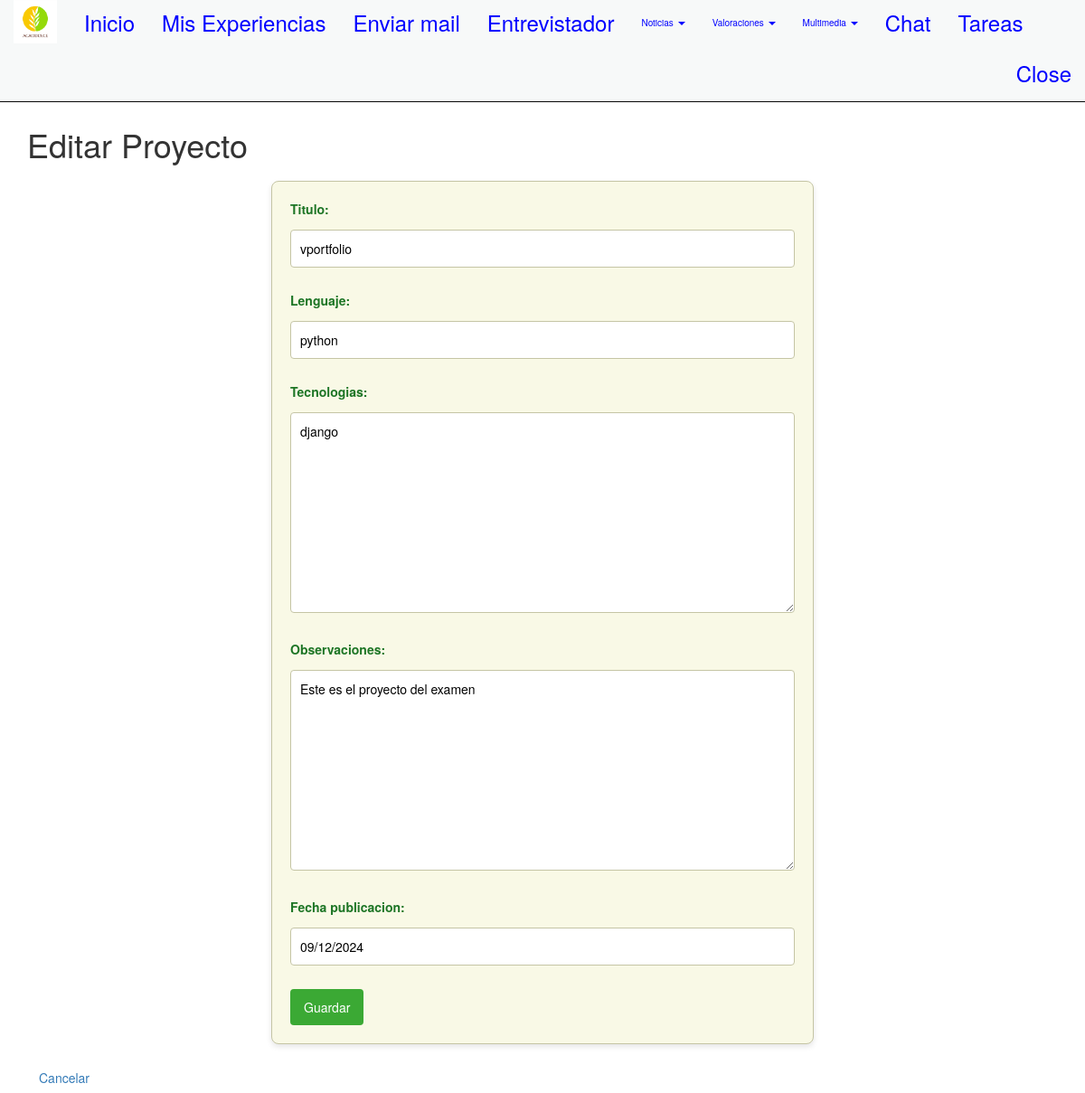
/1/editar/ (signed in), run on the app's committed database.
### appportfolio/models.py (models this page shows, shortened)
class Proyecto(models.Model):
    titulo = models.CharField(max_length=255)
    lenguaje = models.CharField(max_length=100)
    tecnologias = models.TextField()
    observaciones = models.TextField(blank=True, null=True)
    fecha_publicacion = models.DateField()
    class Meta:
        verbose_name = "Proyecto"
        verbose_name_plural = "Proyectos"
        ordering = ['id']

### appportfolio/views.py (the view)
# urls.py: path('<int:proyecto_id>/editar/', views.editar_proyecto, name='editar_proyecto'),
def editar_proyecto(request, proyecto_id):
    proyecto = get_object_or_404(Proyecto, id=proyecto_id)
    if request.method == 'POST':
        form = ProyectoForm(request.POST, instance=proyecto)
        if form.is_valid():
            form.save()
            return redirect('lista_proyectos')
    else:
        form = ProyectoForm(instance=proyecto)
    return render(request, 'editar_proyecto.html', {'form': form})

### appportfolio/forms.py
class ProyectoForm(forms.ModelForm):
    class Meta:
        model = Proyecto
        fields = ['titulo', 'lenguaje', 'tecnologias', 'observaciones', 'fecha_publicacion']

### templates/editar_proyecto.html (shortened to what this page needs)
{% extends "base.html" %}
{% load static %}
{% block head %}
<link rel="stylesheet" href="https://maxcdn.bootstrapcdn.com/bootstrap/3.3.5/css/bootstrap.min.css">
<link rel="stylesheet" href="{% static 'css/examen2.css' %}">
{% endblock %}
{% block content %}
<br><br><br><br><br>
<h1>Editar Proyecto</h1>
<form method="post">
    {{ form.as_p }}
    <button type="submit" class="btn btn-save">Guardar</button>
</form>
<a href="{% url 'lista_proyectos' %}" class="btn btn-cancel">Cancelar</a>
{% endblock %}

### static/css/examen2.css (style rules this page uses)
form { max-width: 600px; margin: 20px auto; padding: 20px; background-color: #f9f9e6; border: 1px solid #c5c5a5; border-radius: 8px; box-shadow: 0 3px 6px rgba(0, 0, 0, 0.1); }
form label { font-size: 14px; color: #1d7525; font-weight: bold; }
form input[type="text"], form input[type="email"], form input[type="password"], form textarea, form select { width: 100%; padding: 10px; margin: 8px 0 16px; border: 1px solid #c5c5a5; border-radius: 4px; font-size: 14px; background-color: #ffffff; color: #000000; }
form .btn-save { background-color: #3ba934; border: none; color: #ffffff; font-size: 14px; padding: 10px 15px; border-radius: 4px; cursor: pointer; transition: background-color 0.3s ease; }

### data on the page
Proyecto: titulo "vportfolio", lenguaje "python", tecnologias "django", observaciones "Este es el proyecto del examen", fecha_publicacion "09/12/2024"
